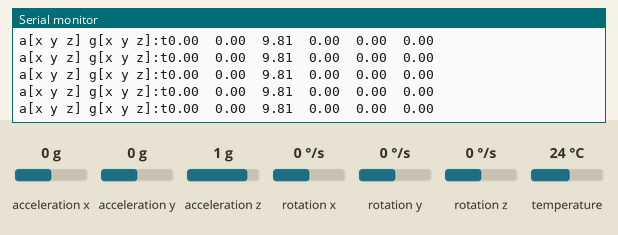
Simulated run of this sketch. Board: Arduino Uno, built with avr-gcc and run on an emulated ATmega328P. On the bench: the last lines printed to the serial monitor. The inputs (shaded band) are chosen by the test bench; at power-on: acceleration x 0 g, acceleration y 0 g, acceleration z 1 g, rotation x 0 °/s, rotation y 0 °/s, rotation z 0 °/s, temperature 24 °C.

Above: at 1.2 s.
1.3 s: acceleration x set to -1.4 g
At 2.01 s:
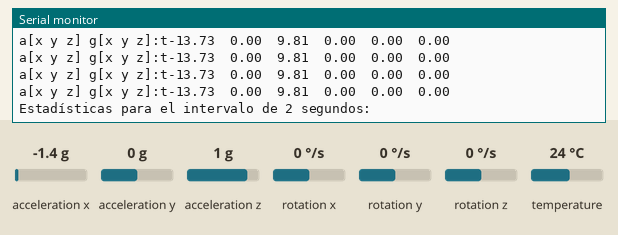
At 3.3 s:
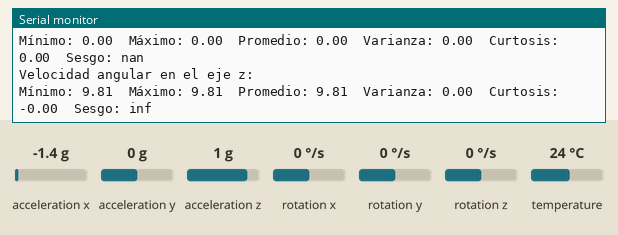

The sketch:

GiroscopioV2_metricas.ino
```cpp
#include <Wire.h>
#include <Adafruit_MPU6050.h>
#include <Adafruit_Sensor.h>
#include <vector>
#include <cmath>

Adafruit_MPU6050 mpu;
std::vector<sensors_event_t> measurements;

void printTab()
{
  Serial.print(F("\t"));
}

void printStats(float min_val, float max_val, float average, float variance, float kurtosis, float skew)
{
  Serial.print(F("Mínimo: "));
  Serial.print(min_val); printTab();
  Serial.print(F("Máximo: "));
  Serial.print(max_val); printTab();
  Serial.print(F("Promedio: "));
  Serial.print(average); printTab();
  Serial.print(F("Varianza: "));
  Serial.print(variance); printTab();
  Serial.print(F("Curtosis: "));
  Serial.print(kurtosis); printTab();
  Serial.print(F("Sesgo: "));
  Serial.println(skew);
}

void calculateStats(const std::vector<float>& data)
{
  int num_measurements = data.size();

  float min_val = data[0];
  float max_val = data[0];
  float sum = 0.0;
  float sum_squared = 0.0;

  for (const auto& value : data) {
    min_val = min(min_val, value);
    max_val = max(max_val, value);
    sum += value;
    sum_squared += value * value;
  }

  float average = sum / num_measurements;
  float variance = (sum_squared / num_measurements) - (average * average);

  float skew = 0.0;
  float kurtosis = 0.0;

  for (const auto& value : data) {
    skew += pow(value - average, 3);
    kurtosis += pow(value - average, 4);
  }

  skew /= pow(variance, 1.5);
  kurtosis /= pow(variance, 2) - 3;

  printStats(min_val, max_val, average, variance, kurtosis, skew);
}

void printRAW()
{
  sensors_event_t a, g, temp;
  mpu.getEvent(&a, &g, &temp);

  Serial.print(F("a[x y z] g[x y z]:t"));
  Serial.print(a.acceleration.x); printTab();
  Serial.print(a.acceleration.y); printTab();
  Serial.print(a.acceleration.z); printTab();
  Serial.print(g.gyro.x);  printTab();
  Serial.print(g.gyro.y);  printTab();
  Serial.println(g.gyro.z);

  measurements.push_back(a);
}

void setup()
{
  Serial.begin(9600);
  Wire.begin();

  while (!mpu.begin())
  {
    Serial.println(F("No se pudo encontrar el MPU6050. Verifica la conexión."));
    delay(5000);
  }
  Serial.println(F("MPU6050 iniciado correctamente."));
}

void loop()
{
  measurements.clear(); // Limpiar la lista de mediciones

  // Realizar mediciones durante 2 segundos
  unsigned long startTime = millis();
  while (millis() - startTime < 2000) {
    printRAW();
    delay(100);
  }

  Serial.println(F("Estadísticas para el intervalo de 2 segundos:"));

  // Obtener los datos para cada columna
  std::vector<float> axData, ayData, azData, gxData, gyData, gzData;
  for (const auto& measurement : measurements) {
    axData.push_back(measurement.acceleration.x);
    ayData.push_back(measurement.acceleration.y);
    azData.push_back(measurement.acceleration.z);
    gxData.push_back(measurement.gyro.x);
    gyData.push_back(measurement.gyro.y);
    gzData.push_back(measurement.gyro.z);
  }

  Serial.println(F("Aceleración en el eje x:"));
  calculateStats(axData);

  Serial.println(F("Aceleración en el eje y:"));
  calculateStats(ayData);

  Serial.println(F("Aceleración en el eje z:"));
  calculateStats(azData);

  Serial.println(F("Velocidad angular en el eje x:"));
  calculateStats(gxData);

  Serial.println(F("Velocidad angular en el eje y:"));
  calculateStats(gyData);

  Serial.println(F("Velocidad angular en el eje z:"));
  calculateStats(gzData);

  delay(5000);
}
```

Measured:
- after the input at 1.3 s, the serial monitor: prints a new line after 0.08 s (image 1)
